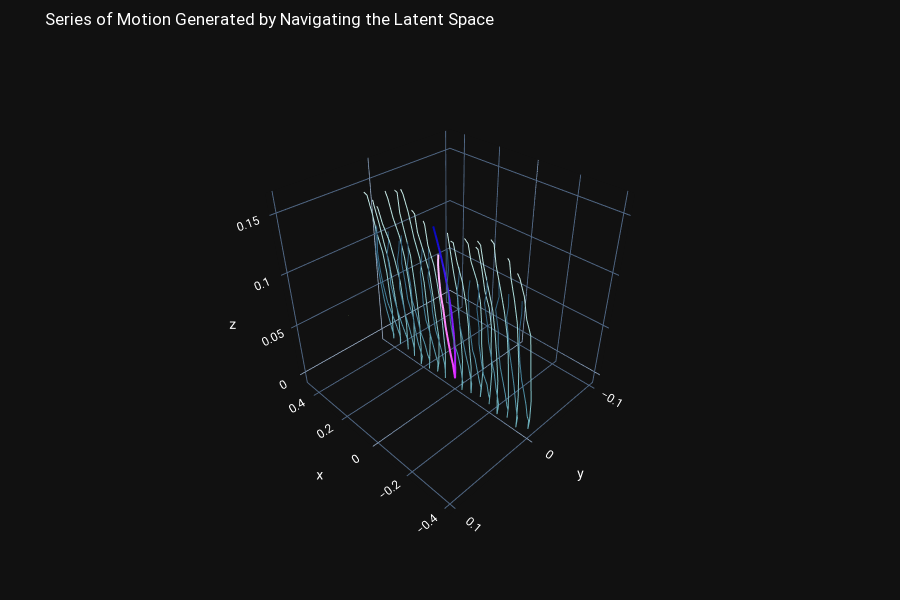

The code cell stored with this chart in its notebook:
### Code cell
test_generation_method(model, project_config, generation_size= 16)
